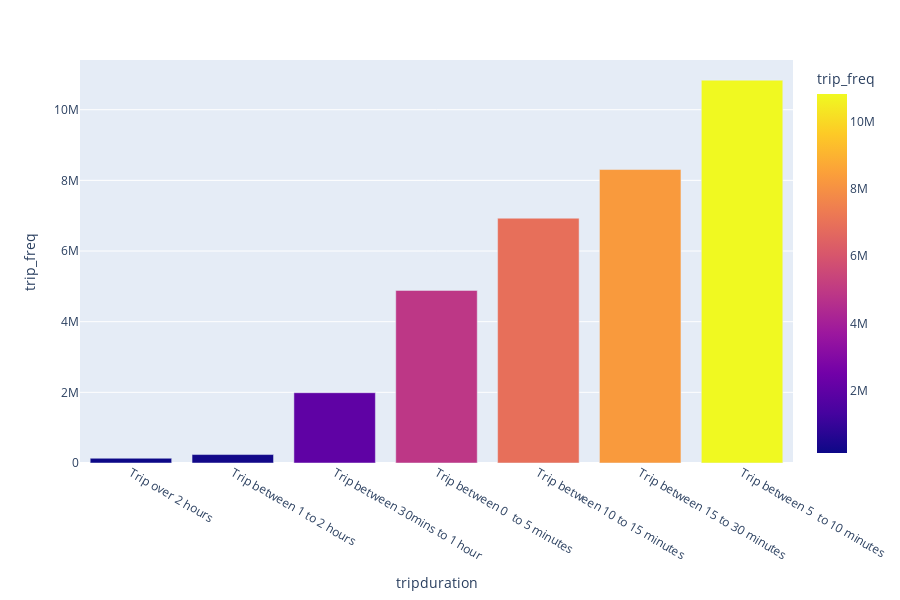

The code cell stored with this chart in its notebook:
### Markdown cell above
From the Above pie chart it can be seen that people use the bicycle for short distances or short trips. People usually use the bicycle more frequently in the time intervals between **0 and 30 minutes**. As this duration represents the total of **78.25 percent** of the pie chart.

### Code cell
#Bar diagram for the trip distribution 
fig = px.bar(distribution_data, x='tripduration', y='trip_freq',
             hover_data=['tripduration', 'trip_freq'], color='trip_freq',
             labels={'pop':'Trip Distribution'}, height=600)

fig.show()
#py.offline.plot(fig, filename='name')
#fig.savefig('barchart.png', bbox_inches='tight')

### Figure 1 — Plotly figure (JSON) as saved in the notebook; plotly's stock layout.template omitted (floating-point values rounded to 4 significant figures)
{"data": [{"alignmentgroup": "True", "customdata": [["Trip over 2 hours", 134389], ["Trip between 1 to 2 hours", 238979], ["Trip between 30mins to 1 hour", 1989532], ["Trip between 0  to 5 minutes", 4884693], ["Trip between 10 to 15 minutes", 6928918], ["Trip between 15 to 30 minutes", 8306363], ["Trip between 5  to 10 minutes", 10836145]], "hoverlabel": {"namelength": 0}, "hovertemplate": "tripduration=%{customdata[0]}<br>trip_freq=%{marker.color}", "legendgroup": "", "marker": {"color": [134389, 238979, 1989532, 4884693, 6928918, 8306363, 10836145], "coloraxis": "coloraxis"}, "name": "", "offsetgroup": "", "orientation": "v", "showlegend": false, "textposition": "auto", "type": "bar", "x": ["Trip over 2 hours", "Trip between 1 to 2 hours", "Trip between 30mins to 1 hour", "Trip between 0  to 5 minutes", "Trip between 10 to 15 minutes", "Trip between 15 to 30 minutes", "Trip between 5  to 10 minutes"], "xaxis": "x", "y": [134389, 238979, 1989532, 4884693, 6928918, 8306363, 10836145], "yaxis": "y"}], "layout": {"barmode": "relative", "coloraxis": {"colorbar": {"title": {"text": "trip_freq"}}, "colorscale": [[0, "#0d0887"], [0.1111, "#46039f"], [0.2222, "#7201a8"], [0.3333, "#9c179e"], [0.4444, "#bd3786"], [0.5556, "#d8576b"], [0.6667, "#ed7953"], [0.7778, "#fb9f3a"], [0.8889, "#fdca26"], [1, "#f0f921"]]}, "height": 600, "legend": {"tracegroupgap": 0}, "margin": {"t": 60}, "xaxis": {"anchor": "y", "domain": [0, 1], "title": {"text": "tripduration"}}, "yaxis": {"anchor": "x", "domain": [0, 1], "title": {"text": "trip_freq"}}}}
